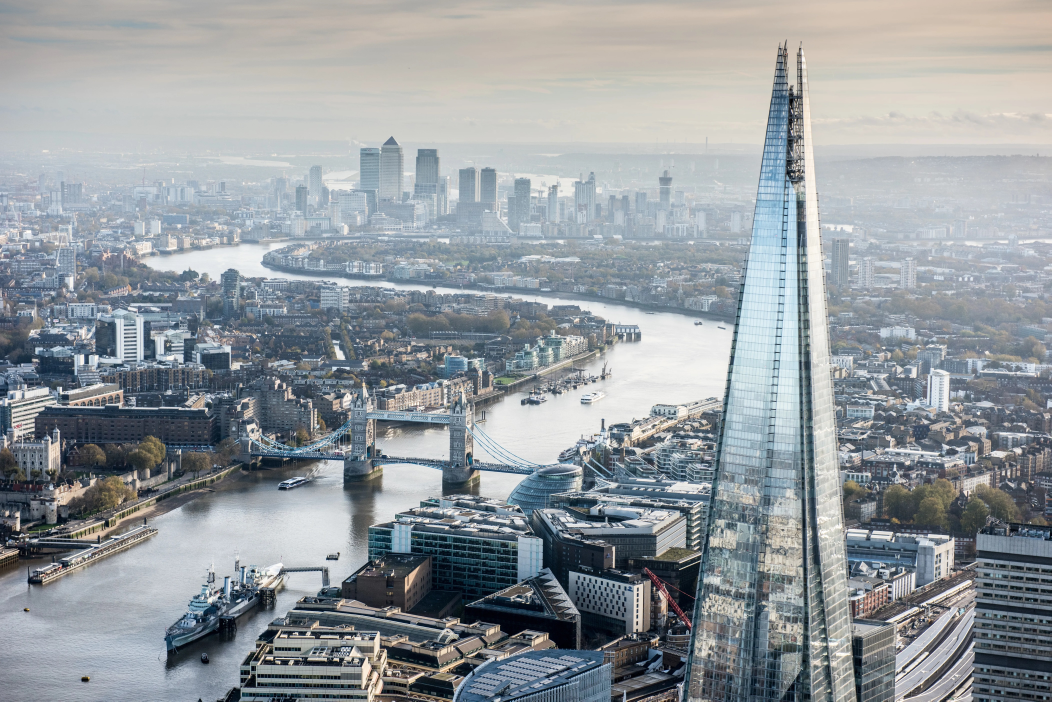
#> input picture opencv_example/buildings.jpg, 4205 x 2806 px (shown at 1/4 size)
$ python Image_opening-resize-cropped.py
#> lines starting #> are read from the running program, lines starting #| are printed output that depends on the picture
from PIL import Image, ImageDraw, ImageFont

# Open the original image
filename = "buildings.jpg" # Path to your image file
with Image.open(filename) as img:
#> img is the input picture: PIL image 4205x2806 RGB; mean R, G, B 147.7, 153.9, 158.3
    img.load()

# Set dimensions for cropping
crop_box = (300, 150, 700, 1000)  # (left, upper, right, lower)
cropped_img = img.crop(crop_box)
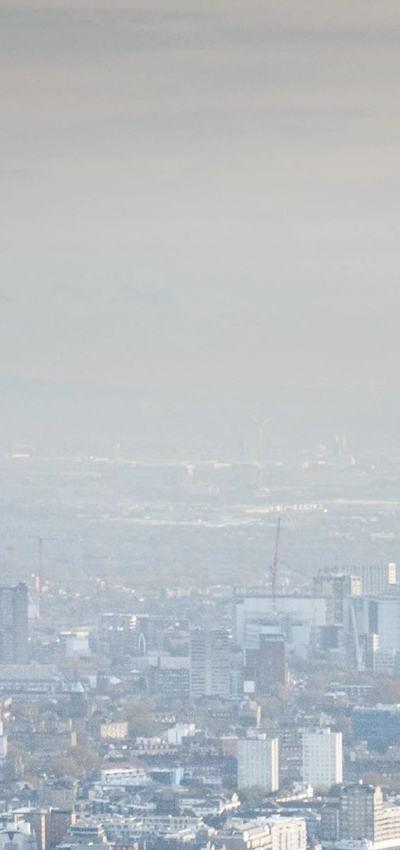
#> cropped_img: PIL image 400x850 RGB; mean R, G, B 185.2, 190.5, 194.7

# Draw annotations on a copy of the original image
annotated_img = img.copy()
draw = ImageDraw.Draw(annotated_img)

# Add rectangle to indicate cropping
draw.rectangle(crop_box, outline="red", width=4)

# Function to draw dashed lines
def draw_dashed_line(draw, start, end, dash_length=10, gap_length=5, color="black", width=2):
#> called with start = (300, 0), end = (300, 150), dash_length = 10, gap_length = 5, color = 'red', width = 2
    x1, y1 = start
    x2, y2 = end
    total_length = ((x2 - x1) ** 2 + (y2 - y1) ** 2) ** 0.5
    num_dashes = int(total_length // (dash_length + gap_length))
    for i in range(num_dashes):
        dash_start = (
            x1 + i * (dash_length + gap_length) * (x2 - x1) / total_length,
            y1 + i * (dash_length + gap_length) * (y2 - y1) / total_length,
        )
        dash_end = (
            dash_start[0] + dash_length * (x2 - x1) / total_length,
            dash_start[1] + dash_length * (y2 - y1) / total_length,
        )
        draw.line([dash_start, dash_end], fill=color, width=width)

# Draw dashed lines for crop boundaries
draw_dashed_line(draw, (300, 0), (300, 150), color="red", width=2)  # Left vertical
draw_dashed_line(draw, (700, 0), (700, 150), color="red", width=2)  # Right vertical
draw_dashed_line(draw, (300, 1000), (300, annotated_img.height), color="red", width=2)  # Left bottom
draw_dashed_line(draw, (700, 1000), (700, annotated_img.height), color="red", width=2)  # Right bottom
draw_dashed_line(draw, (0, 150), (300, 150), color="red", width=2)  # Top horizontal
draw_dashed_line(draw, (700, 150), (annotated_img.width, 150), color="red", width=2)  # Top horizontal
low_res_img = cropped_img.reduce(4)
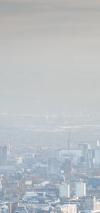
#> low_res_img: PIL image 100x213 RGB; mean R, G, B 185.2, 190.5, 194.7
# Add dimension labels
font_size = 24  # Adjust as needed
try:
    font = ImageFont.truetype("arial.ttf", font_size)
except IOError:
    font = ImageFont.load_default()

draw.text((310, 50), "150", fill="black", font=font)  # Vertical dimension
draw.text((310, 1020), "1000", fill="black", font=font)  # Bottom vertical
draw.text((200, 170), "300", fill="black", font=font)  # Horizontal left
draw.text((720, 170), "700", fill="black", font=font)  # Horizontal right

# Show or save the annotated image
annotated_img.show()  # Opens the image with annotations
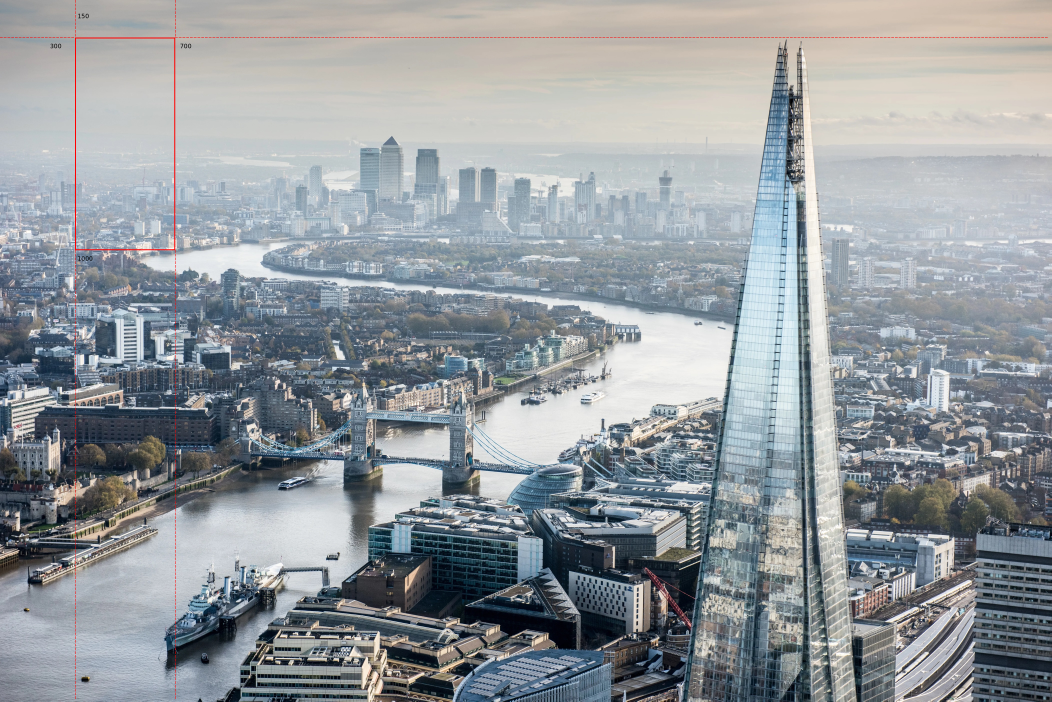
#> shown: PIL image 4205x2806 RGB (shown at 1/4 size); mean R, G, B 147.8, 153.6, 157.9
low_res_img.show()
cropped_img.show()
annotated_img.save("annotated_image.png")
cropped_img.save("cropped_image.png")
low_res_img.save("low_resolution_image.png")

filename = "low_resolution_image.png" # Path to your image file
with Image.open(filename) as img_low_res:
    img_low_res.load()
img_low_res.format
print("img-format:" , img.format)
#| img-format: JPEG

img_low_res.size
print("img-size:" , img_low_res.size)
#| img-size: (100, 213)

img_low_res.mode
print("img-mode:", img_low_res.mode)
#| img-mode: RGB

$ run again, with opencv_example/cat.jpg copied over opencv_example/buildings.jpg
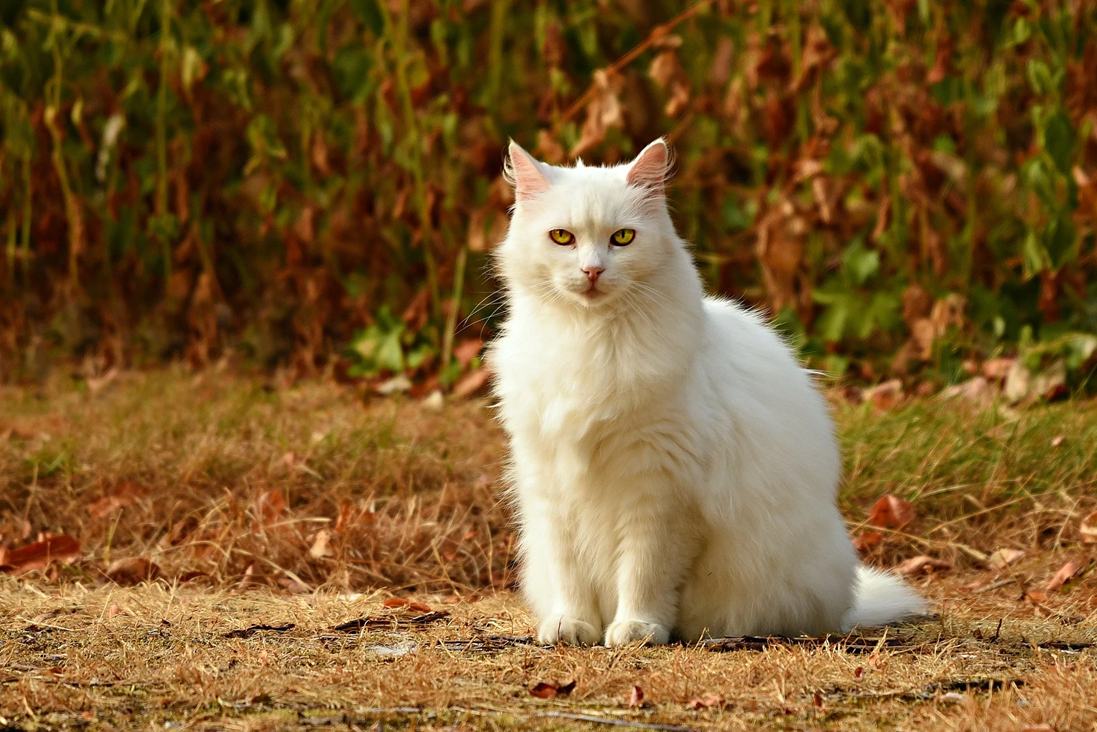
#> input picture opencv_example/cat.jpg, 1097 x 732 px
#> img is the input picture: PIL image 1097x732 RGBA; mean R, G, B, A 125.3, 92.2, 46.2, 255
#> `low_res_img = cropped_img.reduce(4)`:
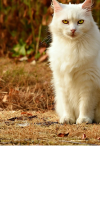
#> low_res_img: PIL image 100x213 RGBA; mean R, G, B, A 106.9, 83.9, 54.5, 174.2; transparent parts drawn white
#> `annotated_img.show()`:
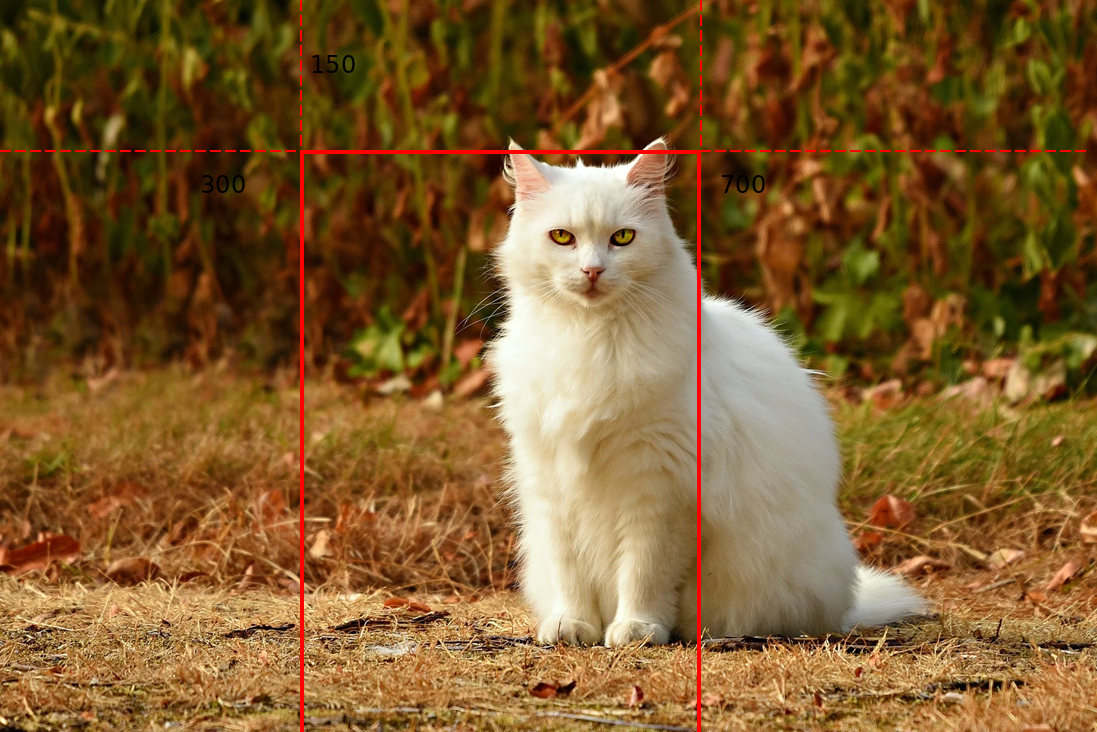
#> shown: PIL image 1097x732 RGBA; mean R, G, B, A 126.6, 91.4, 45.9, 255
#| img-format: PNG
#| img-size: (100, 213)
#| img-mode: RGBA

$ run again, with opencv_example/combined_image.jpg copied over opencv_example/buildings.jpg
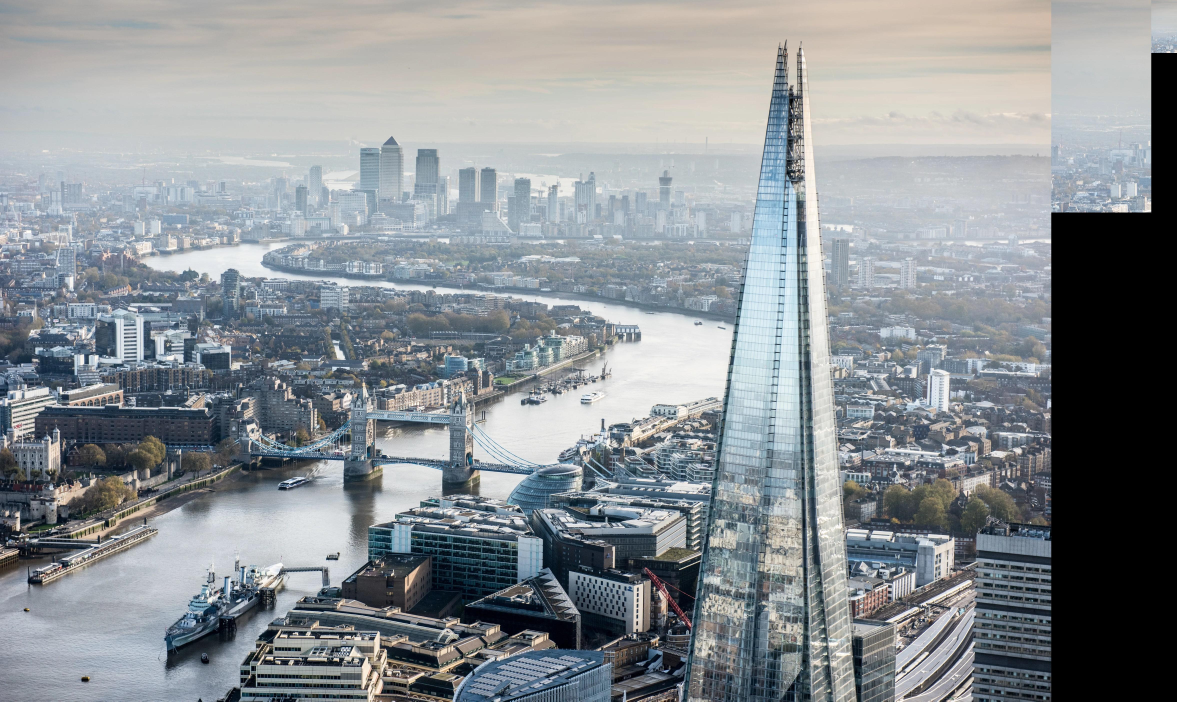
#> input picture opencv_example/combined_image.jpg, 4705 x 2806 px (shown at 1/4 size)
#> img is the input picture: PIL image 4705x2806 RGB; mean R, G, B 137.1, 142.7, 146.9
#> `annotated_img.show()`:
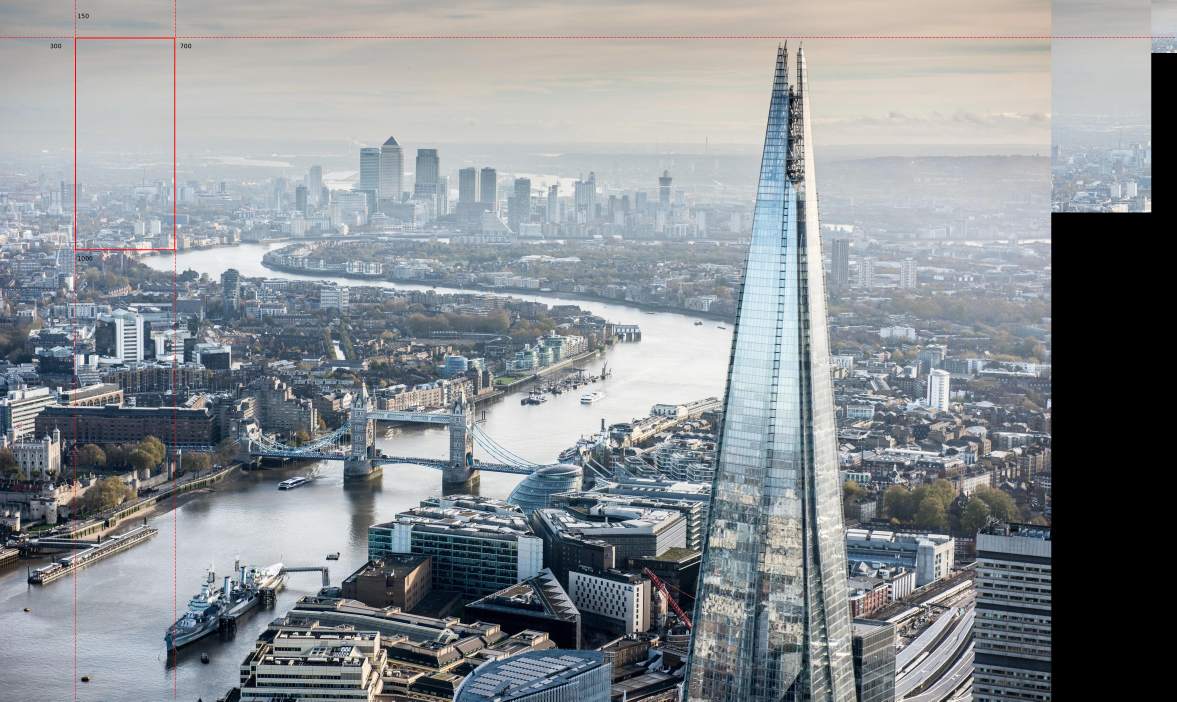
#> shown: PIL image 4705x2806 RGB (shown at 1/4 size); mean R, G, B 137.3, 142.4, 146.6
#| img-format: JPEG
#| img-size: (100, 213)
#| img-mode: RGB
